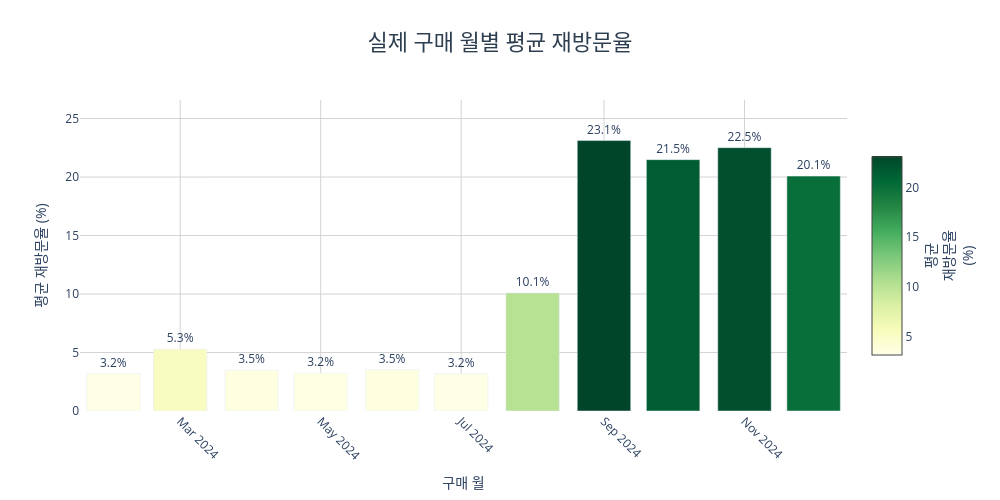

The notebook cell this image was saved under:
### Code cell
fig = go.Figure(go.Bar(
    x=monthly_avg['월'],
    y=monthly_avg['평균_재방문율(%)'],
    marker=dict(
        color=monthly_avg['평균_재방문율(%)'],
        colorscale='YlGn',
        showscale=True,
        colorbar=dict(
            title=dict(text='평균<br>재방문율<br>(%)', side='right'),
            len=0.7,
            y=0.5,
            yanchor='middle'
        )
    ),
    text=monthly_avg['평균_재방문율(%)'].apply(lambda x: f'{x:.1f}%'),
    textposition='outside'
))

fig.update_layout(
    title=dict(
        text='실제 구매 월별 평균 재방문율',
        font=dict(size=22, color='#2c3e50', family='Arial Black'),
        x=0.5,
        xanchor='center'
    ),
    height=500,
    width=1000,
    plot_bgcolor='white'
)

fig.update_xaxes(title_text='구매 월', gridcolor='lightgray', tickangle=45)
fig.update_yaxes(
    title_text='평균 재방문율 (%)',
    gridcolor='lightgray',
    range=[0, monthly_avg['평균_재방문율(%)'].max() * 1.15]
)

fig.show()

### Figure 1 — Plotly figure (JSON) as saved in the notebook; plotly's stock layout.template omitted (floating-point values rounded to 4 significant figures)
{"data": [{"marker": {"color": [3.2, 5.27, 3.48, 3.24, 3.53, 3.18, 10.09, 23.12, 21.49, 22.51, 20.08], "colorbar": {"len": 0.7, "title": {"side": "right", "text": "평균<br>재방문율<br>(%)"}, "y": 0.5, "yanchor": "middle"}, "colorscale": [[0, "rgb(255,255,229)"], [0.125, "rgb(247,252,185)"], [0.25, "rgb(217,240,163)"], [0.375, "rgb(173,221,142)"], [0.5, "rgb(120,198,121)"], [0.625, "rgb(65,171,93)"], [0.75, "rgb(35,132,67)"], [0.875, "rgb(0,104,55)"], [1, "rgb(0,69,41)"]], "showscale": true}, "text": ["3.2%", "5.3%", "3.5%", "3.2%", "3.5%", "3.2%", "10.1%", "23.1%", "21.5%", "22.5%", "20.1%"], "textposition": "outside", "type": "bar", "x": ["2024-02", "2024-03", "2024-04", "2024-05", "2024-06", "2024-07", "2024-08", "2024-09", "2024-10", "2024-11", "2024-12"], "y": [3.2, 5.27, 3.48, 3.24, 3.53, 3.18, 10.09, 23.12, 21.49, 22.51, 20.08]}], "layout": {"height": 500, "plot_bgcolor": "white", "title": {"font": {"color": "#2c3e50", "family": "Arial Black", "size": 22}, "text": "실제 구매 월별 평균 재방문율", "x": 0.5, "xanchor": "center"}, "width": 1000, "xaxis": {"gridcolor": "lightgray", "tickangle": 45, "title": {"text": "구매 월"}}, "yaxis": {"gridcolor": "lightgray", "range": [0, 26.59], "title": {"text": "평균 재방문율 (%)"}}}}
